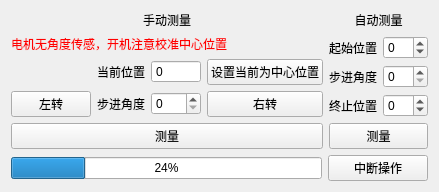
      <widget class="QWidget" name="tab_5">
       <attribute name="title">
        <string>声场测量系统控制</string>
       </attribute>
       <layout class="QGridLayout" name="gridLayout_7">
        <item row="0" column="0">
         <layout class="QGridLayout" name="gridLayout_5">
          <item row="5" column="0" colspan="4">
           <widget class="QPushButton" name="pushButton_62">
            <property name="sizePolicy">
             <sizepolicy hsizetype="Preferred" vsizetype="Fixed">
              <horstretch>0</horstretch>
              <verstretch>0</verstretch>
             </sizepolicy>
            </property>
            <property name="text">
             <string>测量</string>
            </property>
           </widget>
          </item>
          <item row="3" column="1">
           <widget class="QLabel" name="label_19">
            <property name="sizePolicy">
             <sizepolicy hsizetype="Fixed" vsizetype="Preferred">
              <horstretch>0</horstretch>
              <verstretch>0</verstretch>
             </sizepolicy>
            </property>
            <property name="text">
             <string>当前位置</string>
            </property>
           </widget>
          </item>
          <item row="4" column="0">
           <widget class="QPushButton" name="Button_2left">
            <property name="sizePolicy">
             <sizepolicy hsizetype="Preferred" vsizetype="Fixed">
              <horstretch>0</horstretch>
              <verstretch>0</verstretch>
             </sizepolicy>
            </property>
            <property name="text">
             <string>左转</string>
            </property>
           </widget>
          </item>
          <item row="4" column="3">
           <widget class="QPushButton" name="Button_2right">
            <property name="sizePolicy">
             <sizepolicy hsizetype="Preferred" vsizetype="Fixed">
              <horstretch>0</horstretch>
              <verstretch>0</verstretch>
             </sizepolicy>
            </property>
            <property name="text">
             <string>右转</string>
            </property>
           </widget>
          </item>
          <item row="1" column="0" colspan="4">
           <widget class="QLabel" name="label_12">
            <property name="text">
             <string>手动测量</string>
            </property>
            <property name="alignment">
             <set>Qt::AlignHCenter|Qt::AlignTop</set>
            </property>
           </widget>
          </item>
          <item row="4" column="1">
           <widget class="QLabel" name="label_18">
            <property name="sizePolicy">
             <sizepolicy hsizetype="Fixed" vsizetype="Preferred">
              <horstretch>0</horstretch>
              <verstretch>0</verstretch>
             </sizepolicy>
            </property>
            <property name="text">
             <string>步进角度</string>
            </property>
           </widget>
          </item>
          <item row="3" column="2">
           <widget class="QSpinBox" name="spinBox_7">
            <property name="sizePolicy">
             <sizepolicy hsizetype="Fixed" vsizetype="Fixed">
              <horstretch>0</horstretch>
              <verstretch>0</verstretch>
             </sizepolicy>
            </property>
            <property name="minimumSize">
             <size>
              <width>50</width>
              <height>0</height>
             </size>
            </property>
            <property name="readOnly">
             <bool>true</bool>
            </property>
            <property name="buttonSymbols">
             <enum>QAbstractSpinBox::NoButtons</enum>
            </property>
            <property name="suffix">
             <string comment="角度"/>
            </property>
            <property name="prefix">
             <string/>
            </property>
            <property name="maximum">
             <number>90</number>
            </property>
           </widget>
          </item>
          <item row="4" column="2">
           <widget class="QSpinBox" name="manual_step_angle">
            <property name="sizePolicy">
             <sizepolicy hsizetype="Fixed" vsizetype="Fixed">
              <horstretch>0</horstretch>
              <verstretch>0</verstretch>
             </sizepolicy>
            </property>
            <property name="minimumSize">
             <size>
              <width>50</width>
              <height>0</height>
             </size>
            </property>
            <property name="readOnly">
             <bool>false</bool>
            </property>
            <property name="buttonSymbols">
             <enum>QAbstractSpinBox::UpDownArrows</enum>
            </property>
            <property name="suffix">
             <string comment="角度"/>
            </property>
            <property name="prefix">
             <string/>
            </property>
            <property name="maximum">
             <number>90</number>
            </property>
           </widget>
          </item>
          <item row="3" column="3">
           <widget class="QPushButton" name="pushButton_85">
            <property name="sizePolicy">
             <sizepolicy hsizetype="Preferred" vsizetype="Fixed">
              <horstretch>0</horstretch>
              <verstretch>0</verstretch>
             </sizepolicy>
            </property>
            <property name="text">
             <string>设置当前为中心位置</string>
            </property>
           </widget>
          </item>
          <item row="2" column="0" colspan="4">
           <widget class="QLabel" name="label_20">
            <property name="sizePolicy">
             <sizepolicy hsizetype="Fixed" vsizetype="Preferred">
              <horstretch>0</horstretch>
              <verstretch>0</verstretch>
             </sizepolicy>
            </property>
            <property name="styleSheet">
             <string notr="true">color: rgb(255, 0, 0);</string>
            </property>
            <property name="text">
             <string>电机无角度传感，开机注意校准中心位置</string>
            </property>
           </widget>
          </item>
         </layout>
        </item>
        <item row="0" column="1">
         <layout class="QGridLayout" name="gridLayout_6">
          <item row="2" column="1">
           <widget class="QSpinBox" name="spinBox_5">
            <property name="suffix">
             <string comment="角度"/>
            </property>
            <property name="prefix">
             <string/>
            </property>
            <property name="maximum">
             <number>90</number>
            </property>
           </widget>
          </item>
          <item row="4" column="0" colspan="2">
           <widget class="QPushButton" name="pushButton_84">
            <property name="text">
             <string>测量</string>
            </property>
           </widget>
          </item>
          <item row="2" column="0">
           <widget class="QLabel" name="label_15">
            <property name="text">
             <string>步进角度</string>
            </property>
           </widget>
          </item>
          <item row="1" column="1">
           <widget class="QSpinBox" name="spinBox_4">
            <property name="suffix">
             <string comment="角度"/>
            </property>
            <property name="prefix">
             <string/>
            </property>
            <property name="minimum">
             <number>-90</number>
            </property>
            <property name="maximum">
             <number>90</number>
            </property>
           </widget>
          </item>
          <item row="3" column="1">
           <widget class="QSpinBox" name="spinBox_6">
            <property name="suffix">
             <string comment="角度"/>
            </property>
            <property name="prefix">
             <string/>
            </property>
            <property name="minimum">
             <number>-90</number>
            </property>
            <property name="maximum">
             <number>90</number>
            </property>
           </widget>
          </item>
          <item row="1" column="0">
           <widget class="QLabel" name="label_16">
            <property name="text">
             <string>起始位置</string>
            </property>
           </widget>
          </item>
          <item row="3" column="0">
           <widget class="QLabel" name="label_17">
            <property name="text">
             <string>终止位置</string>
            </property>
           </widget>
          </item>
          <item row="0" column="0" colspan="2">
           <widget class="QLabel" name="label_14">
            <property name="text">
             <string>自动测量</string>
            </property>
            <property name="alignment">
             <set>Qt::AlignHCenter|Qt::AlignTop</set>
            </property>
           </widget>
          </item>
         </layout>
        </item>
        <item row="1" column="0" colspan="2">
         <layout class="QHBoxLayout" name="horizontalLayout_22">
          <item>
           <widget class="QProgressBar" name="progressBar">
            <property name="sizePolicy">
             <sizepolicy hsizetype="Expanding" vsizetype="Fixed">
              <horstretch>0</horstretch>
              <verstretch>0</verstretch>
             </sizepolicy>
            </property>
            <property name="value">
             <number>24</number>
            </property>
           </widget>
          </item>
          <item>
           <widget class="QPushButton" name="pushButton_86">
            <property name="sizePolicy">
             <sizepolicy hsizetype="Preferred" vsizetype="Fixed">
              <horstretch>0</horstretch>
              <verstretch>0</verstretch>
             </sizepolicy>
            </property>
            <property name="minimumSize">
             <size>
              <width>100</width>
              <height>0</height>
             </size>
            </property>
            <property name="text">
             <string>中断操作</string>
            </property>
            <property name="checkable">
             <bool>true</bool>
            </property>
            <property name="checked">
             <bool>false</bool>
            </property>
           </widget>
          </item>
         </layout>
        </item>
       </layout>
      </widget>
